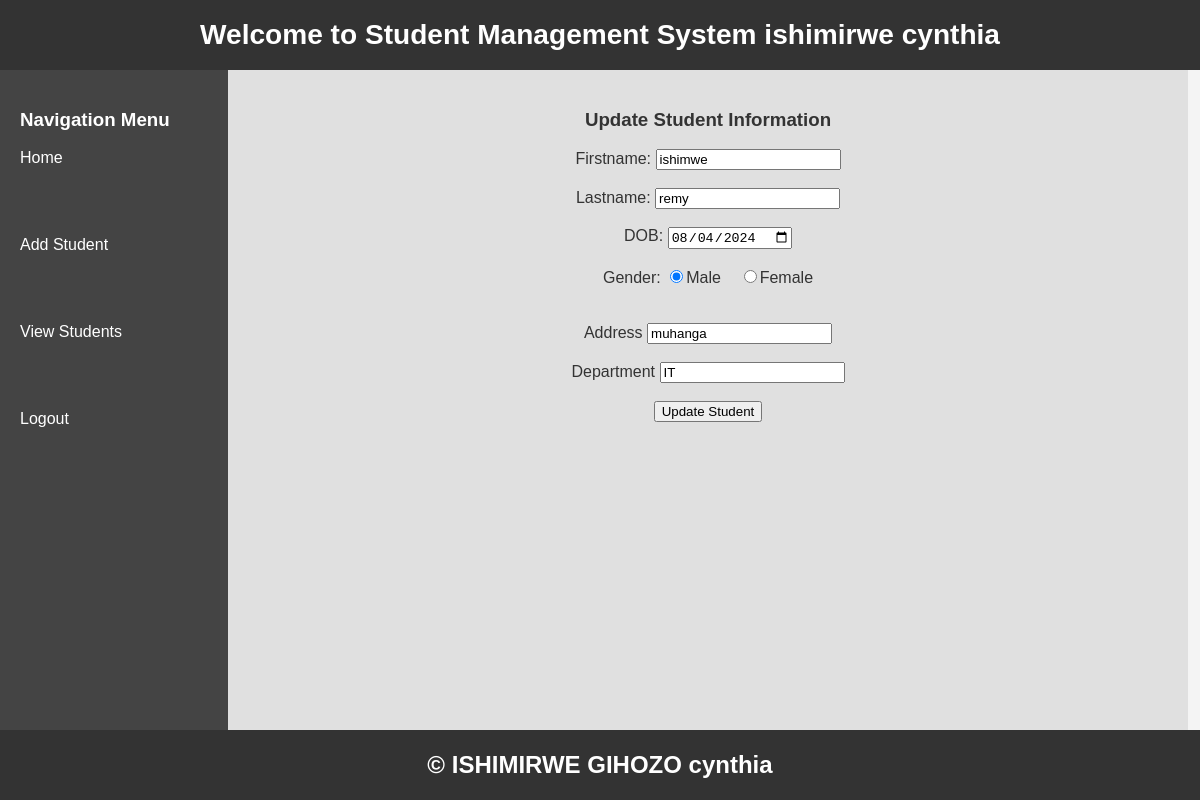
The page /update.php?Id=2 (signed in) on the database its author committed.
### tables this page shows
CREATE TABLE `students` (
  `Id` int(7) NOT NULL,
  `FirstName` varchar(50) NOT NULL,
  `LastName` varchar(50) NOT NULL,
  `DOB` date NOT NULL,
  `Gender` varchar(50) NOT NULL,
  `Address` varchar(50) NOT NULL,
  `Department` varchar(50) NOT NULL
);

### update.php (the view, shortened to what this page needs)
<?php
include('connection.php');
if(isset($_SESSION['UserName'])){
    $username=$_SESSION['UserName'];
}
else{
    header("location:index.php");
}
?>
<!DOCTYPE html>
<html lang="en">
<head>
</head>
<body>
    <div id="header">
    <h3>Welcome to Student Management System
    <?php echo $username; ?>
    </h3>
    </div>
    <div id="body">
    <div id="nav">
        <h3>Navigation Menu</h3>
        <ul>
        <li><a href="home.php">Home</a></li><br><br><br>
        <li><a href="addstudent.php">Add Student</a></li><br><br><br>
        <li><a href="viewstudent.php">View Students</a></li><br><br><br>
        <li><a href="logout.php">Logout</a></li>
    </ul>
    </div>
    <div id="right">
        <?php
        $id=$_GET['Id'];
        $select="SELECT * FROM students WHERE Id=$id";
        $q=mysqli_query($conn,$select);
        while($row=mysqli_fetch_assoc($q)){
        ?>
        <center>
            <form action="#" method="POST">
            <h3>Update Student Information</h3>
                    <label>Firstname:</label>
                    <input type="text" name="firstname" required value="<?php echo $row['FirstName']; ?>"><br><br>
                    <label>Lastname:</label>
                    <input type="text" name="lastname" required value="<?php echo $row['LastName']; ?>"><br><br>
                    <label>DOB:</label>
                    <input type="date" name="dob" required value="<?php echo $row['DOB'] ?>"><br><br>
                    <label>Gender:</label>
                    <input type="radio" name="gender" value="Male"<?php if(isset($row['Gender']) && $row['Gender']=='Male')echo 'checked' ;  ?>>Male &nbsp;&nbsp;
                    <input type="radio" name="gender" value="Female"<?php if(isset($row['Gender'])&& $row['Gender']=='Female')echo 'checked'; ?>>Female<br><br><br>
                    <label>Address</label>
                     <input type="text" name="address" required value="<?php echo $row['Address']; ?>"><br><br>
                    <th>Department</th>
                    <input type="text" name="department"  required value="<?php echo $row['Department']; ?>"><br><br>
                <input type="submit" name="update" value="Update Student">
                </form>
        </center>
        <?php } ?>
    </div>
    </div>
    <div id="footer">
    <center>
        <h2>&copy; ISHIMIRWE GIHOZO cynthia</h2>
    </center>
    </div>
</body>
</html>

### update.php (style rules this page uses)
body { font-family: Arial, sans-serif; margin: 0; padding: 0; box-sizing: border-box; background-color: #f4f4f4; }
#header { width: 100%; height: 70px; background-color: #333; color: white; display: flex; align-items: center; justify-content: center; font-size: 24px; }
#nav { width: 19%; height: calc(100vh - 140px); background-color: #444; color: white; float: left; padding: 20px; box-sizing: border-box; }
#nav ul { list-style-type: none; padding: 0; }
#nav ul li { margin-bottom: 15px; }
#nav ul li a { text-decoration: none; color: white; display: block; padding: 0px; border-radius: 5px; }
#right { width: 80%; height: calc(100vh - 140px); float: left; padding: 20px; box-sizing: border-box; background-color: #e0e0e0; color: #333; }
#body { width: 100%; height: 400px; border: none; color: black; }
#footer { width: 100%; height: 70px; background-color: #333; color: white; display: flex; align-items: center; justify-content: center; position: relative; clear: both; }

### rows shown on the page
students: firstname "ishimwe", lastname "remy", dob "08/04/2024", Gender "☑", address "muhanga", department "IT"

### other values the page prints
$username "ishimirwe cynthia"
